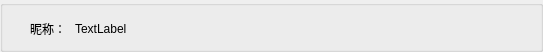
<?xml version="1.0" encoding="UTF-8"?>
<ui version="4.0">
 <class>userinfoGroup</class>
 <widget class="QGroupBox" name="userinfoGroup">
  <property name="geometry">
   <rect>
    <x>0</x>
    <y>0</y>
    <width>543</width>
    <height>52</height>
   </rect>
  </property>
  <property name="windowTitle">
   <string>GroupBox</string>
  </property>
  <widget class="QWidget" name="layoutWidget">
   <property name="geometry">
    <rect>
     <x>30</x>
     <y>20</y>
     <width>97</width>
     <height>17</height>
    </rect>
   </property>
   <layout class="QHBoxLayout" name="horizontalLayout">
    <item>
     <widget class="QLabel" name="label">
      <property name="text">
       <string>昵称：</string>
      </property>
     </widget>
    </item>
    <item>
     <widget class="QLabel" name="nickname">
      <property name="text">
       <string>TextLabel</string>
      </property>
     </widget>
    </item>
   </layout>
  </widget>
 </widget>
 <resources/>
 <connections/>
</ui>
